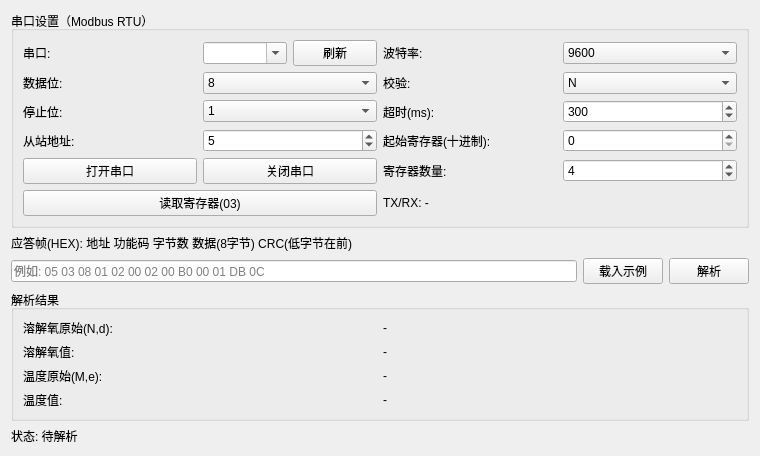
<?xml version="1.0" encoding="UTF-8"?>
<ui version="4.0">
 <class>Widget</class>
 <widget class="QWidget" name="Widget">
  <property name="geometry">
   <rect>
    <x>0</x>
    <y>0</y>
    <width>760</width>
    <height>360</height>
   </rect>
  </property>
  <property name="windowTitle">
   <string>Modbus RTU 主站模拟 - 溶解氧传感器</string>
  </property>
  <layout class="QVBoxLayout" name="verticalLayout">
     <item>
        <widget class="QGroupBox" name="groupBoxSerial">
         <property name="title">
            <string>串口设置（Modbus RTU）</string>
         </property>
         <layout class="QGridLayout" name="gridLayoutSerial">
            <item row="0" column="0">
             <widget class="QLabel" name="labelPort">
                <property name="text">
                 <string>串口:</string>
                </property>
             </widget>
            </item>
            <item row="0" column="1">
             <layout class="QHBoxLayout" name="horizontalLayoutPortSelect">
              <item>
               <widget class="QComboBox" name="comboPortName">
                <property name="editable">
                 <bool>true</bool>
                </property>
               </widget>
              </item>
              <item>
               <widget class="QPushButton" name="btnRefreshPorts">
                <property name="text">
                 <string>刷新</string>
                </property>
               </widget>
              </item>
             </layout>
            </item>
            <item row="0" column="2">
             <widget class="QLabel" name="labelBaud">
                <property name="text">
                 <string>波特率:</string>
                </property>
             </widget>
            </item>
            <item row="0" column="3">
             <widget class="QComboBox" name="comboBaudRate">
                <item><property name="text"><string>9600</string></property></item>
                <item><property name="text"><string>19200</string></property></item>
                <item><property name="text"><string>38400</string></property></item>
                <item><property name="text"><string>115200</string></property></item>
             </widget>
            </item>
            <item row="1" column="0">
             <widget class="QLabel" name="labelDataBits">
                <property name="text">
                 <string>数据位:</string>
                </property>
            </widget>
            </item>
            <item row="1" column="1">
             <widget class="QComboBox" name="comboDataBits">
                <item><property name="text"><string>8</string></property></item>
                <item><property name="text"><string>7</string></property></item>
             </widget>
            </item>
            <item row="1" column="2">
             <widget class="QLabel" name="labelParity">
                <property name="text">
                 <string>校验:</string>
                </property>
             </widget>
            </item>
            <item row="1" column="3">
             <widget class="QComboBox" name="comboParity">
                <item><property name="text"><string>N</string></property></item>
                <item><property name="text"><string>E</string></property></item>
                <item><property name="text"><string>O</string></property></item>
             </widget>
            </item>
            <item row="2" column="0">
             <widget class="QLabel" name="labelStopBits">
                <property name="text">
                 <string>停止位:</string>
                </property>
             </widget>
            </item>
            <item row="2" column="1">
             <widget class="QComboBox" name="comboStopBits">
                <item><property name="text"><string>1</string></property></item>
                <item><property name="text"><string>2</string></property></item>
             </widget>
            </item>
            <item row="2" column="2">
             <widget class="QLabel" name="labelTimeout">
                <property name="text">
                 <string>超时(ms):</string>
                </property>
             </widget>
            </item>
            <item row="2" column="3">
             <widget class="QSpinBox" name="spinTimeoutMs">
                <property name="minimum"><number>50</number></property>
                <property name="maximum"><number>5000</number></property>
                <property name="value"><number>300</number></property>
             </widget>
            </item>
            <item row="3" column="0">
             <widget class="QLabel" name="labelSlave">
                <property name="text">
                 <string>从站地址:</string>
                </property>
             </widget>
            </item>
            <item row="3" column="1">
             <widget class="QSpinBox" name="spinSlaveAddress">
                <property name="minimum"><number>1</number></property>
                <property name="maximum"><number>247</number></property>
                <property name="value"><number>5</number></property>
             </widget>
            </item>
            <item row="3" column="2">
             <widget class="QLabel" name="labelStartReg">
                <property name="text">
                 <string>起始寄存器(十进制):</string>
                </property>
             </widget>
            </item>
            <item row="3" column="3">
             <widget class="QSpinBox" name="spinStartAddress">
                <property name="minimum"><number>0</number></property>
                <property name="maximum"><number>65535</number></property>
                <property name="value"><number>0</number></property>
             </widget>
            </item>
            <item row="4" column="2">
             <widget class="QLabel" name="labelQuantity">
                <property name="text">
                 <string>寄存器数量:</string>
                </property>
             </widget>
            </item>
            <item row="4" column="3">
             <widget class="QSpinBox" name="spinQuantity">
                <property name="minimum"><number>1</number></property>
                <property name="maximum"><number>125</number></property>
                <property name="value"><number>4</number></property>
             </widget>
            </item>
            <item row="4" column="0">
             <widget class="QPushButton" name="btnOpenPort">
                <property name="text">
                 <string>打开串口</string>
                </property>
             </widget>
            </item>
            <item row="4" column="1">
             <widget class="QPushButton" name="btnClosePort">
                <property name="text">
                 <string>关闭串口</string>
                </property>
             </widget>
            </item>
            <item row="5" column="0" colspan="2">
             <widget class="QPushButton" name="btnReadRegisters">
                <property name="text">
                 <string>读取寄存器(03)</string>
                </property>
             </widget>
            </item>
            <item row="5" column="2" colspan="2">
             <widget class="QLabel" name="labelTxRx">
                <property name="text">
                 <string>TX/RX: -</string>
                </property>
             </widget>
            </item>
         </layout>
        </widget>
     </item>
   <item>
    <widget class="QLabel" name="labelTip">
     <property name="text">
      <string>应答帧(HEX): 地址 功能码 字节数 数据(8字节) CRC(低字节在前)</string>
     </property>
    </widget>
   </item>
   <item>
    <layout class="QHBoxLayout" name="horizontalLayoutInput">
     <item>
      <widget class="QLineEdit" name="lineEditFrame">
       <property name="placeholderText">
        <string>例如: 05 03 08 01 02 00 02 00 B0 00 01 DB 0C</string>
       </property>
      </widget>
     </item>
     <item>
      <widget class="QPushButton" name="btnLoadExample">
       <property name="text">
        <string>载入示例</string>
       </property>
      </widget>
     </item>
     <item>
      <widget class="QPushButton" name="btnParse">
       <property name="text">
        <string>解析</string>
       </property>
      </widget>
     </item>
    </layout>
   </item>
   <item>
    <widget class="QGroupBox" name="groupBoxResult">
     <property name="title">
      <string>解析结果</string>
     </property>
     <layout class="QGridLayout" name="gridLayout">
      <item row="0" column="0">
       <widget class="QLabel" name="labelDoRawTitle">
        <property name="text">
         <string>溶解氧原始(N,d):</string>
        </property>
       </widget>
      </item>
      <item row="0" column="1">
       <widget class="QLabel" name="valueDoRaw">
        <property name="text">
         <string>-</string>
        </property>
       </widget>
      </item>
      <item row="1" column="0">
       <widget class="QLabel" name="labelDoTitle">
        <property name="text">
         <string>溶解氧值:</string>
        </property>
       </widget>
      </item>
      <item row="1" column="1">
       <widget class="QLabel" name="valueDo">
        <property name="text">
         <string>-</string>
        </property>
       </widget>
      </item>
      <item row="2" column="0">
       <widget class="QLabel" name="labelTempRawTitle">
        <property name="text">
         <string>温度原始(M,e):</string>
        </property>
       </widget>
      </item>
      <item row="2" column="1">
       <widget class="QLabel" name="valueTempRaw">
        <property name="text">
         <string>-</string>
        </property>
       </widget>
      </item>
      <item row="3" column="0">
       <widget class="QLabel" name="labelTempTitle">
        <property name="text">
         <string>温度值:</string>
        </property>
       </widget>
      </item>
      <item row="3" column="1">
       <widget class="QLabel" name="valueTemp">
        <property name="text">
         <string>-</string>
        </property>
       </widget>
      </item>
     </layout>
    </widget>
   </item>
   <item>
    <widget class="QLabel" name="labelStatus">
     <property name="text">
      <string>状态: 待解析</string>
     </property>
    </widget>
   </item>
  </layout>
 </widget>
 <resources/>
 <connections/>
</ui>
